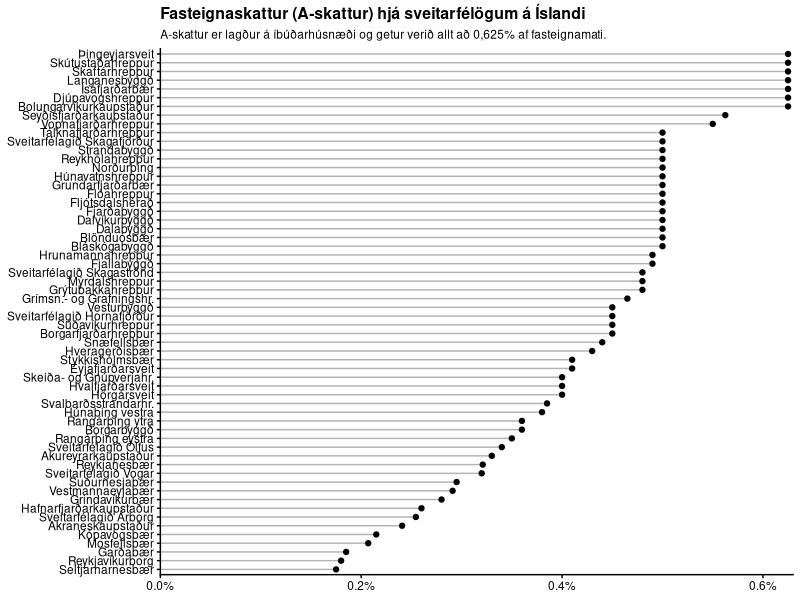
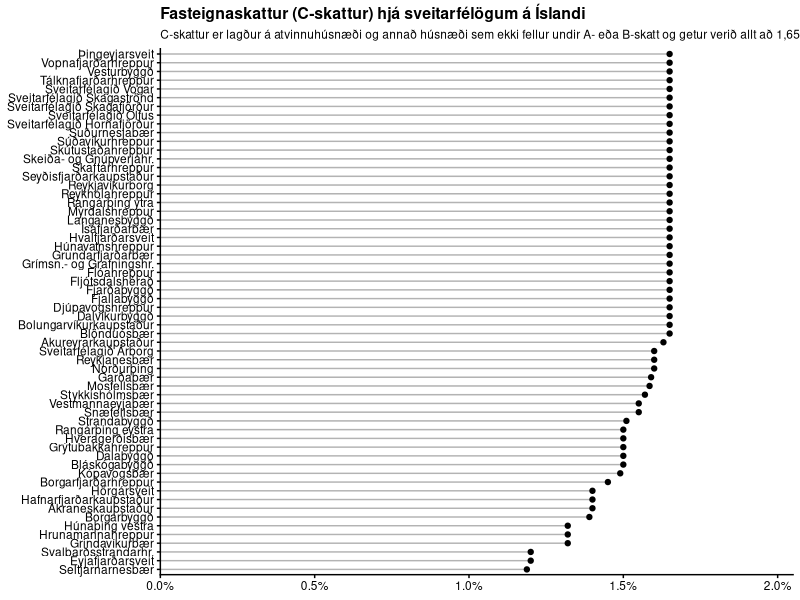

Generate these figures, in order, with R:
## ---- chunk 1
library(tidyverse)
library(readxl)
library(ggthemes)
library(scales)
library(cowplot)
## ---- chunk 2
d <- read_excel("tafla_xx_fasteignagjold_2020.xlsx", skip = 5) |> 
    slice(-1) |> 
    set_names(c("nr", "sveitarfelag", "utsvar", "fskattur_a", "fskattur_b", "fskattur_c", "fraveitugjald", "vatnsgjald", "sorphreinsunargjald",
                "sorpeydingargjald", "lodaleiga_ibudir", "lodaleiga_fyrirtaeki", "fj_gjd")) |> 
    select(sveitarfelag:fskattur_c) |> 
    mutate(sveitarfelag = str_replace_all(sveitarfelag, "[0-9]+\\)", "") |> 
               str_replace_all("1 \\)", "") |> 
               str_squish()) |> 
    drop_na() |> 
    mutate_at(vars(contains("fskattur")), ~ . / 100)
## ---- chunk 3
p <- d |> 
    mutate(sveitarfelag = fct_reorder(sveitarfelag, fskattur_a)) |> 
    ggplot(aes(fskattur_a, sveitarfelag)) + 
    geom_segment(aes(yend = sveitarfelag, xend = 0), alpha = 0.3) +
    geom_point() +
    scale_x_continuous(labels = label_percent(),
                       limits = c(0, 0.0063), expand = expansion()) +
    theme_half_open(font_size = 10) +
    labs(x = NULL, y = NULL,
         title = "Fasteignaskattur (A-skattur) hjá sveitarfélögum á Íslandi",
         subtitle = "A-skattur er lagður á íbúðarhúsnæði og getur verið allt að 0,625% af fasteignamati.")


ggsave(plot = p, filename = "fastskattur_a.png",
       width = 8, height = 0.6 * 8, scale = 1.5, bg = "white")
## ---- chunk 4
p <- d |> 
    mutate(sveitarfelag = fct_reorder(sveitarfelag, fskattur_c)) |> 
    ggplot(aes(fskattur_c, sveitarfelag)) + 
    geom_segment(aes(yend = sveitarfelag, xend = 0), alpha = 0.3) +
    geom_point() +
    scale_x_continuous(labels = label_percent(),
                       limits = c(0, 0.0205), expand = expansion()) +
    theme_half_open(font_size = 10) +
    labs(x = NULL, y = NULL,
         title = "Fasteignaskattur (C-skattur) hjá sveitarfélögum á Íslandi",
         subtitle = "C-skattur er lagður á atvinnuhúsnæði og annað húsnæði sem ekki fellur undir A- eða B-skatt og getur verið allt að 1,65% af fasteignamati.")


ggsave(plot = p, filename = "fastskattur_c.png",
       width = 8, height = 0.6 * 8, scale = 1.5, bg = "white")
